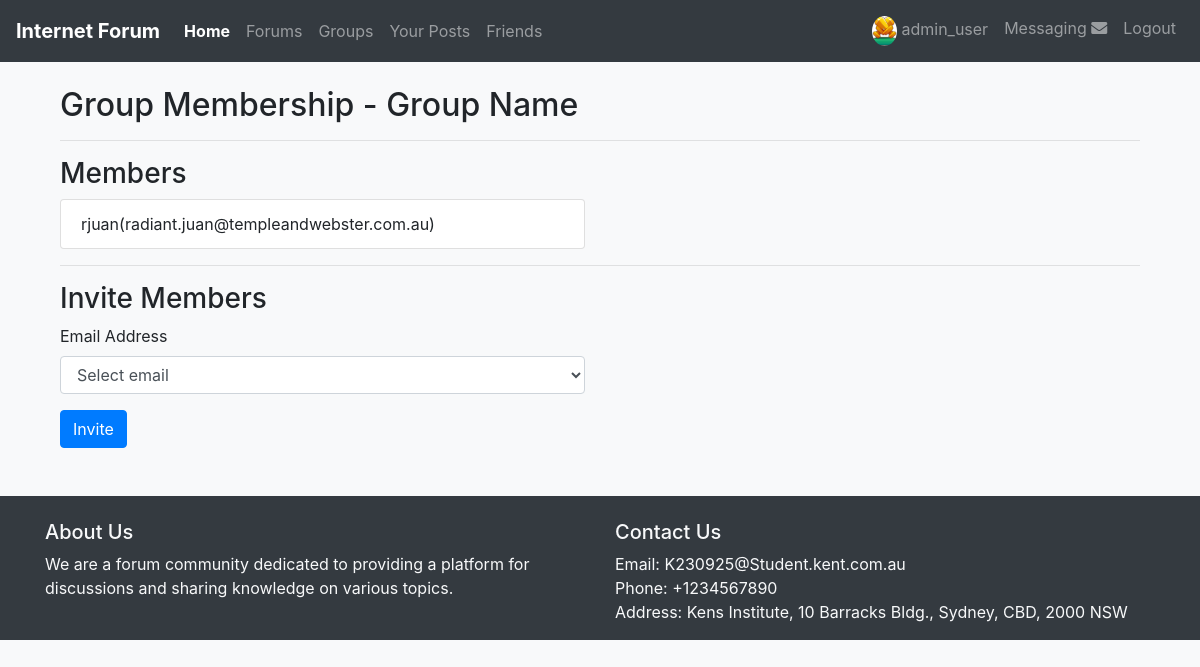
/groups/12/group_members (signed in), run on the app's committed database.
### tables this page shows
CREATE TABLE `users` (
  `id` int(11) NOT NULL,
  `username` varchar(50) NOT NULL,
  `email` varchar(100) NOT NULL,
  `password` varchar(255) NOT NULL,
  `role` enum('admin','moderator','user') DEFAULT 'user',
  `tier_level` int(11) DEFAULT '1',
  `created_at` datetime DEFAULT CURRENT_TIMESTAMP,
  `updated_at` datetime DEFAULT NULL ON UPDATE CURRENT_TIMESTAMP
);

### app/Controllers/GroupsController.php (called while the page is built, shortened)
<?php
class GroupsController extends BaseController
{
    private $group_members_model;
    public function __construct()
    {
        $this->group_members_model = new GroupsMembershipModel();
    }
    public function group_members($request)
    {
        $group_members = $this->group_members_model->get_group_members($request['group_id']);
        $users = new UserModel();
        $list_of_users = $users->all();
        View::render('Groups/group_members', compact('group_members', 'list_of_users'));
    }
}

### app/routes.php (called while the page is built, shortened)
<?php
Route::dispatch($_POST['_method'] ?? $_SERVER['REQUEST_METHOD'], $_SERVER['REQUEST_URI']);

### public/index.php (called while the page is built, shortened)
<?php
require_once '../app/routes.php';

### app/Config/Database/BaseModel.php (called while the page is built, shortened)
<?php
class BaseModel
{
    protected $pdo;
    public $table;
    public function __construct()
    {
        $config = require 'database_config.php';
        $dbConnection = new DatabaseConnection($config);
        $this->pdo = $dbConnection->connect();
    }
    public function all()
    {
        $table = $this->table;
        $stmt = $this->pdo->query("SELECT * FROM $table");
        return $stmt->fetchAll();
    }
    public function query($sql, $params = [])
    {
        $stmt = $this->pdo->prepare($sql);
        $stmt->execute($params);
        return $stmt->fetchAll();
    }
}

### app/Config/Database/DatabaseConnection.php (called while the page is built, shortened)
<?php
class DatabaseConnection implements DatabaseConnectionInterface
{
    protected $config;
    public function __construct(array $config)
    {
        $this->config = $config;
    }
    public function connect()
    {
        $dbHost = $this->config['host'];
        $dbName = $this->config['name'];
        $dbUser = $this->config['user'];
        $dbPassword = $this->config['password'];
        try {
            $pdo = new PDO("mysql:host=$dbHost;dbname=$dbName", $dbUser, $dbPassword);
            $pdo->setAttribute(PDO::ATTR_ERRMODE, PDO::ERRMODE_EXCEPTION);
            $pdo->setAttribute(PDO::ATTR_DEFAULT_FETCH_MODE, PDO::FETCH_ASSOC);
            return $pdo;
        } catch (PDOException $e) {
            die("Database connection failed: " . $e->getMessage());
        }
    }
}

### app/Models/GroupsMembershipModel.php (called while the page is built, shortened)
<?php
class GroupsMembershipModel extends BaseModel
{
    public function get_group_members($group_id)
    {
        $sql = "SELECT
                u.id AS user_id,
                u.username AS username,
                u.email AS email
            FROM
                group_memberships gm
            INNER JOIN
                users u ON gm.user_id = u.id
            WHERE
                gm.group_id = :selected_group_id;
            ";
        $group = $this->query($sql, [':selected_group_id' => $group_id]);
        return $group;
    }
}

### app/Config/Database/database_config.php (called while the page is built)
<?php
return [
    'host' => 'mysql',
    'name' => 'php_online_discussion_forum',
    'user' => 'online_discussion_usr',
    'password' => 'X0M8baWg6zxvAqPV'
];

### app/Views/Groups/group_members.php (the view, shortened to what this page needs)
<?php
$group_members = empty(\App\Config\Views\View::getData('group_members')) ? [] : \App\Config\Views\View::getData('group_members');
?>
<div class="container mt-4">
    <h2>Group Membership - Group Name</h2>
    <hr>
    <h3>Members</h3>
    <div class="row">
        <div class="col-md-6">
            <ul class="list-group">
                <?php foreach ($group_members as $group_member): ?>
                    <li class="list-group-item"><?= $group_member['username'] ?>(<?= $group_member['email'] ?>)</li>
                <?php endforeach; ?>
            </ul>
        </div>
    </div>
    <hr>
    <h3>Invite Members</h3>
    <div class="row">
        <div class="col-md-6">
            <form>
                <div class="form-group">
                    <label for="email">Email Address</label>
                    <select class="form-control" name="email">
                        <option value="">Select email</option>
                    </select>
                </div>
                <button type="submit" class="btn btn-primary">Invite</button>
            </form>
        </div>
    </div>
</div>

### app/Config/Routes/Route.php (shortened to what this page needs)
<?php
class Route
{
    protected static $routes = [];
    public static function get($uri, $controller, $method)
    {
        self::$routes[] = ['GET', $uri, $controller, $method];
    }
    public static function post($uri, $controller, $method)
    {
        self::$routes[] = ['POST', $uri, $controller, $method];
    }
    public static function patch($uri, $controller, $method)
    {
        self::$routes[] = ['PATCH', $uri, $controller, $method];
    }
    public static function delete($uri, $controller, $method)
    {
        self::$routes[] = ['DELETE', $uri, $controller, $method];
    }
    public static function dispatch($method, $uri)
    {
        foreach (self::$routes as $route) {
            list($routeMethod, $routeUri, $controller, $functionName) = $route;
            if ($method === $routeMethod && self::matchUri($routeUri, $uri)) {
                $url_params = self::extractUrlParams($routeUri, $uri);
                $postData = [];
                $request_data = array_merge($postData, $url_params);
                $controllerInstance = new $controller();
                $controllerInstance->$functionName($request_data);
                return;
            }
        }
    }
    protected static function matchUri($pattern, $uri)
    {
        $uriParts = explode('?', $uri, 2);
        $uriPath = $uriParts[0];
        $pattern = preg_replace('#{[\w\W\d\D]+}#', '([\w\W\d\D]+)', $pattern);
        $pattern = '#^' . $pattern . '$#';
        return preg_match($pattern, $uriPath);
    }
    protected static function extractUrlParams($pattern, $uri)
    {
        $params = [];
        $patternParts = explode('/', $pattern);
        $uriParts = explode('/', $uri);
        foreach ($patternParts as $key => $part) {
            if (strpos($part, '{') !== false && isset($uriParts[$key])) {
                $paramName = trim($part, '{}');
                $params[$paramName] = $uriParts[$key];
            }
        }
        return $params;
    }
}

### app/Views/nav.php (shortened to what this page needs)
<?php
$user_info = unserialize($_SESSION['user_info']);
?>
<nav class="navbar navbar-expand-lg navbar-dark bg-dark">
    <a class="navbar-brand" href="#">Internet Forum</a>
    <div class="collapse navbar-collapse d-flex" id="navbarNav">
        <ul class="navbar-nav mr-auto">
            <li class="nav-item active">
                <a class="nav-link" href="/">Home</a>
            </li>
            <li class="nav-item">
                <a class="nav-link" href="/forums">Forums</a>
            </li>
            <li class="nav-item">
                <a class="nav-link" href="/groups">Groups</a>
            </li>
            <li class="nav-item">
                <a class="nav-link" href="/posts">Your Posts</a>
            </li>
            <li class="nav-item">
                <a class="nav-link" href="/friends">Friends</a>
            </li>
        </ul>
        <ul class="navbar-nav align-right">
            <li class="nav-item">
                <a class="nav-link" href="/user/<?=$user_info['id']?>">
                    <img src="<?= $user_info['avatar'] ?>"
                         alt="User Profile" class="rounded-circle" style="max-width: 30px; max-height: 30px;">
                    <?= $user_info['username']; ?>
                </a>
            </li>
            <li class="nav-item">
                <a class="nav-link" href="/messages/inbox">Messaging <i class="fas fa-envelope"></i></a>
            </li>
            <li class="nav-item">
                <a class="nav-link" href="/logout">Logout</a>
            </li>
        </ul>
    </div>
</nav>

### app/Views/footer.php
<footer class="footer bg-dark text-light mt-5 pt-4">
    <div class="container">
        <div class="row">
            <div class="col-lg-6">
                <h5>About Us</h5>
                <p>We are a forum community dedicated to providing a platform for discussions and sharing knowledge on various topics.</p>
            </div>
            <div class="col-lg-6">
                <h5>Contact Us</h5>
                <ul class="list-unstyled">
                    <li>Email: K230925@Student.kent.com.au</li>
                    <li>Phone: +1234567890</li>
                    <li>Address: Kens Institute, 10 Barracks Bldg., Sydney, CBD, 2000 NSW</li>
                </ul>
            </div>
        </div>
    </div>
</footer>

### app/Views/layout.php (style rules this page uses)
body { background-color: #f8f9fa; }
.navbar-brand { font-weight: bold; }
.navbar-nav .nav-link { padding-right: 15px; }
.navbar-nav .nav-item.active { font-weight: bold; }

### data on the page
users: username "admin_user"
users: username "rjuan", email "radiant.juan@templeandwebster.com.au"
